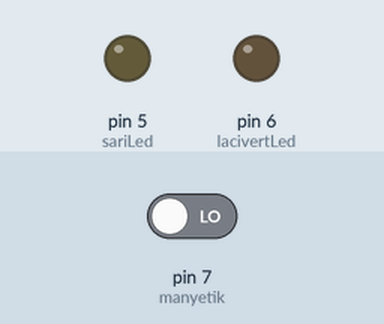
Bench run of a sketch on a simulated Arduino Uno, built with avr-gcc and run on an emulated ATmega328P. Parts: output pins drawn as LEDs (lit = HIGH). Inputs (shaded band) come from the test bench; at power-on: pin 7 (manyetik) LOW. What the sketch prints to the serial monitor is not drawn.

Above: at 1.2 s.
1.3 s: pin 7 (manyetik) driven HIGH
At 1.7 s:
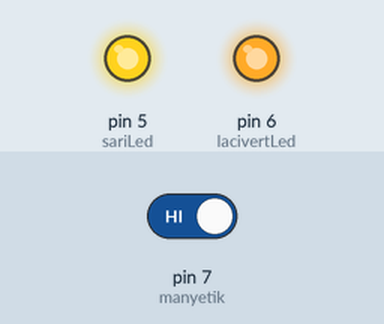
2.8 s: pin 7 (manyetik) driven LOW
At 4.1 s:
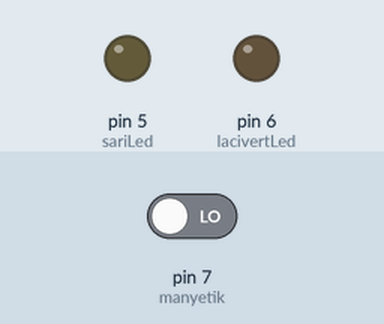
Timing chart, 0 to 5.8 s (numbered marks = the images above; inputs shaded):
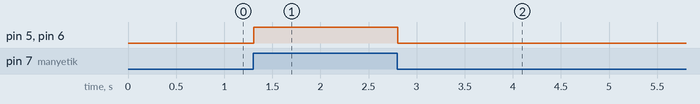

The sketch:

manyetik_alan_sensor.ino
```cpp
#define manyetik 7
#define lacivertLed 6
#define sariLed 5

void setup() {
  Serial.begin(9600);
  pinMode(manyetik, INPUT);
  pinMode(lacivertLed, OUTPUT);
  pinMode(sariLed, OUTPUT);

}

void loop() {
  int statusManyetik = digitalRead(manyetik);
  Serial.println(statusManyetik);
  if (statusManyetik) {
    digitalWrite(lacivertLed, HIGH);
    digitalWrite(sariLed, HIGH);

  } else {
    digitalWrite(lacivertLed, LOW);
    digitalWrite(sariLed, LOW);

  }
}
```

Measured:
- after the input at 1.3 s, pin 5 (sariLed), pin 6 (lacivertLed): LOW → HIGH at once
- after the input at 2.8 s, pin 5 (sariLed), pin 6 (lacivertLed): HIGH → LOW at once
